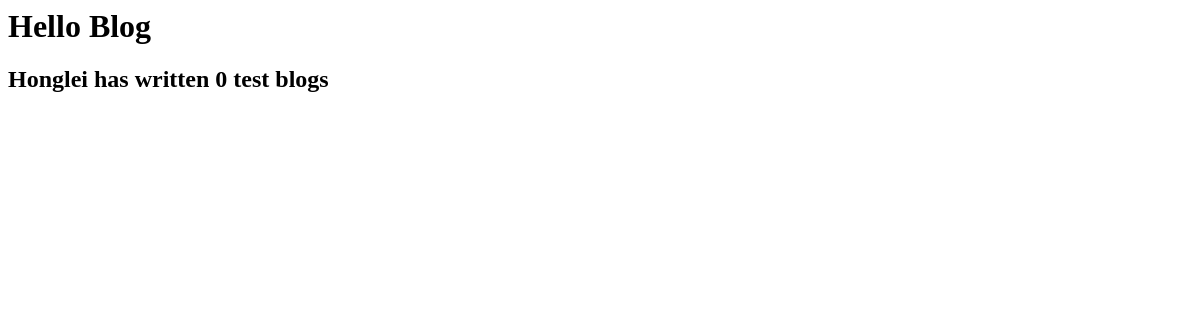
The page /blog/ on the database as committed earlier.
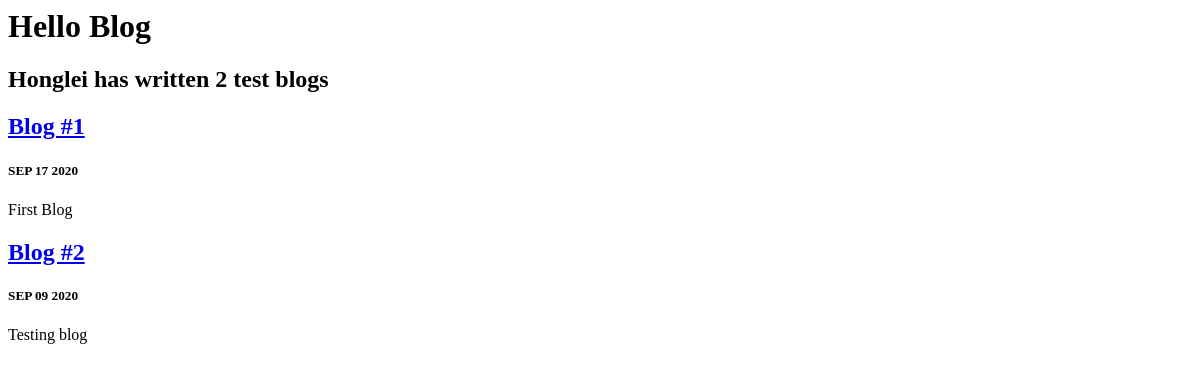
The same page on the database as committed later.
### blog/models.py (models this page shows)
class Blog(models.Model):
    title = models.CharField(max_length=200)
    description = models.TextField()
    date = models.DateField()

### blog/views.py (the view)
# urls.py: path('',views.all_blogs, name='all_blogs'),
def all_blogs(request):
    blogs = Blog.objects.order_by('-date')
    return render(request, 'blog/all_blogs.html', {'blogs':blogs})

### blog/templates/blog/all_blogs.html
<h1>Hello Blog</h1>
<h2>Honglei has written {{blogs.count}} test blog{{ blogs.count|pluralize }}</h2>
{% for blog in blogs %}
<a href="{% url 'blog:detail' blog.id %}"><h2>{{blog.title}}</h2></a>
<h5>{{ blog.date|date:'M d Y'|upper }}</h5>
<p>{{ blog.description|safe|truncatechars:50 }}</p>
{% endfor %}

Rows that differ between the two databases and show on the page:
added Blog: title "Blog #1", date "SEP 17 2020", description "First Blog"
added Blog: title "Blog #2", date "SEP 09 2020", description "Testing blog"
Other text that changed with them:
{{ blogs.count }}: "0" → "2"
